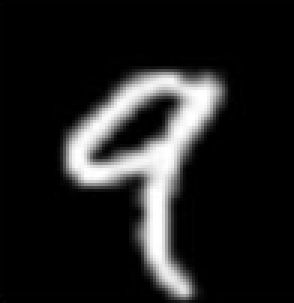
#> input picture MNIST_train/test1.png, 98 x 101 px (shown 3 times larger)
$ python -i predImage.py   (imports and definitions only)   (older library calls are emulated)
#> lines starting #> are read from the running program, lines starting #| are printed output that depends on the picture
# -*- coding: utf-8 -*-
"""
Created on Tue Mar 20 16:44:51 2018

@author: wangange
"""
"""
@code: 10517391532qq.com
"""

from PIL import Image
from PIL import ImageFilter

def imageprepare(argv):
    """
    This function returns the pixel values
    The input is a png file location
    """
#> called with argv = 'test1.png'

    im = Image.open(argv).convert('L')
    width = float(im.size[0])
#> width = 98
    height = float(im.size[1])
#> height = 101
    newImage = Image.new('L', (28,28), (255)) #创建白色画布
#> newImage: PIL image 28x28 L; every value is 255

    if width>height:
        nheight = int(round((20.0/width*height), 0)) #调整宽度为20
        if (nheight==0):
            nheight = 1
        #调整大小并保存
        img = im.resize((20,nheight), Image.ANTIALIAS).filter(ImageFilter.SHARPEN)
        wtop = int(round(((28 - nheight)/2),0)) #计算水平位置
        newImage.paste(img, (4,wtop)) #把图片贴到白画布上
    else:
        nwidth = int(round((20.0/height*width),0))
#> nwidth = 19
        if(nwidth==0):
            nwidth=1
        img = im.resize((nwidth, 20), Image.ANTIALIAS).filter(ImageFilter.SHARPEN)
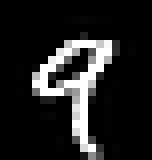
#> img: PIL image 19x20 L (shown 8 times larger); min 0, max 255, mean 34.2
        wleft = int(round(((28-nwidth)/2), 0))
#> wleft = 4
        newImage.paste(img, (wleft, 4))
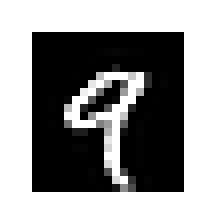
#> newImage: PIL image 28x28 L (shown 8 times larger); min 0, max 255, mean 148
    #newImage.save("sample.png")
    tv = list(newImage.getdata())  # 获取像素值
#> tv = 784 values, max 255 at index 0, min 0 at index 116, mean 148
    # 将每个像素的值归一化
    tva = [(255-x)*1.0/255.0 for x in tv]
#> tva = 784 values, max 1 at index 116, min 0 at index 0, mean 0.42
    return tva

>>> result = imageprepare('test1.png')
#> result has the same summary as tva in imageprepare

$ run again, on MNIST_train/test2.png
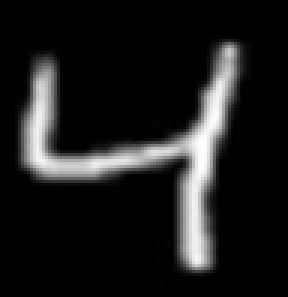
#> input picture MNIST_train/test2.png, 96 x 99 px (shown 3 times larger)
#> in imageprepare, `img = im.resize((nwidth, 20), Image.ANTIALIAS).filter(ImageFilter.SHAR..`:
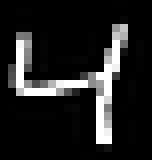
#> img: PIL image 19x20 L (shown 8 times larger); min 0, max 255, mean 33
#> in imageprepare, `newImage.paste(img, (wleft, 4))`:
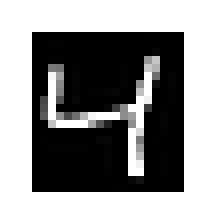
#> newImage: PIL image 28x28 L (shown 8 times larger); min 0, max 255, mean 147.4
#> tv = 784 values, max 255 at index 0, min 0 at index 116, mean 147.4
#> tva = 784 values, max 1 at index 116, min 0 at index 0, mean 0.422
#> result has the same summary as tva in imageprepare
